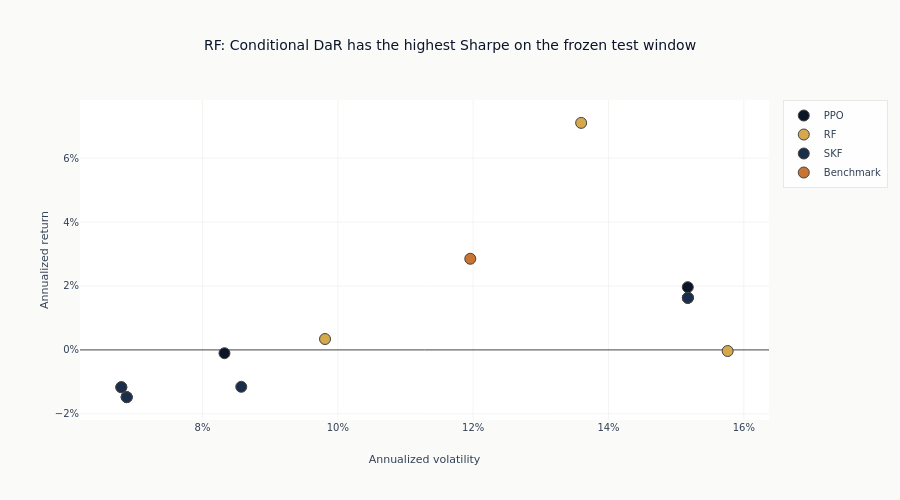

Notebook cell for this chart:
### Markdown cell above
The risk-return map retains every configuration but uses color only for library identity.
Hover labels carry the optimizer name, avoiding a thirteen-color legend.

### Code cell
eval_pd = eval_df.to_pandas()
library_order = ["PPO", "RF", "SKF", "Benchmark"]
library_colors = dict(zip(library_order, ml4t_palette(4, categorical=True), strict=True))
test_leader = str(eval_df.row(0, named=True)["portfolio"])

fig = go.Figure()
for library in library_order:
    subset = eval_pd.loc[eval_pd["library"] == library]
    fig.add_scatter(
        x=subset["annual_volatility"],
        y=subset["annual_return"],
        mode="markers",
        name=library,
        text=subset["portfolio"],
        customdata=subset[["sharpe", "max_drawdown"]],
        marker=dict(color=library_colors[library], size=11, line=dict(width=1)),
        hovertemplate=(
            "%{text}<br>Annual return=%{y:.1%}<br>Annual volatility=%{x:.1%}"
            "<br>Sharpe=%{customdata[0]:.2f}<br>Max drawdown=%{customdata[1]:.1%}<extra></extra>"
        ),
    )

fig.update_layout(
    title=f"{test_leader} has the highest Sharpe on the frozen test window",
    xaxis_title="Annualized volatility",
    yaxis_title="Annualized return",
    xaxis_tickformat=".0%",
    yaxis_tickformat=".0%",
    height=500,
)
fig.show()

### Figure 1 — Plotly figure (JSON) as saved in the notebook; plotly's stock layout.template omitted (floating-point values rounded to 4 significant figures)
{"data": [{"customdata": [[-0.05461, -0.3099], [-0.07619, -0.3116], [-0.4421, -0.1829], [-0.7156, -0.142], [-0.7521, -0.1452]], "hovertemplate": "%{text}<br>Annual return=%{y:.1%}<br>Annual volatility=%{x:.1%}<br>Sharpe=%{customdata[0]:.2f}<br>Max drawdown=%{customdata[1]:.1%}<extra></extra>", "marker": {"color": "#0a1628", "line": {"width": 1}, "size": 11}, "mode": "markers", "name": "PPO", "text": ["PPO: Shrinkage", "PPO: Max Sharpe", "PPO: HRP", "PPO: Min Vol", "PPO: Min CVaR"], "type": "scatter", "x": [0.1517, 0.1517, 0.08324, 0.068, 0.06879], "y": [0.01964, 0.0163, -0.001038, -0.01168, -0.01477]}, {"customdata": [[0.2841, -0.2539], [-0.07619, -0.3116], [-0.1724, -0.327], [-0.3161, -0.2003], [-0.7521, -0.1452]], "hovertemplate": "%{text}<br>Annual return=%{y:.1%}<br>Annual volatility=%{x:.1%}<br>Sharpe=%{customdata[0]:.2f}<br>Max drawdown=%{customdata[1]:.1%}<extra></extra>", "marker": {"color": "#D4A84B", "line": {"width": 1}, "size": 11}, "mode": "markers", "name": "RF", "text": ["RF: Conditional DaR", "RF: Std Dev", "RF: Max DD", "RF: Risk Parity", "RF: Min CVaR"], "type": "scatter", "x": [0.136, 0.1517, 0.1576, 0.0981, 0.06879], "y": [0.07103, 0.0163, -0.0003447, 0.003412, -0.01477]}, {"customdata": [[-0.0762, -0.3116], [-0.5501, -0.1926], [-0.7153, -0.142], [-0.7521, -0.1452]], "hovertemplate": "%{text}<br>Annual return=%{y:.1%}<br>Annual volatility=%{x:.1%}<br>Sharpe=%{customdata[0]:.2f}<br>Max drawdown=%{customdata[1]:.1%}<extra></extra>", "marker": {"color": "#1a2d4a", "line": {"width": 1}, "size": 11}, "mode": "markers", "name": "SKF", "text": ["SKF: Max Sharpe", "SKF: HRP", "SKF: Min Var", "SKF: Min CVaR"], "type": "scatter", "x": [0.1517, 0.08572, 0.068, 0.06879], "y": [0.0163, -0.01154, -0.01166, -0.01477]}, {"customdata": [[-0.0332, -0.2124]], "hovertemplate": "%{text}<br>Annual return=%{y:.1%}<br>Annual volatility=%{x:.1%}<br>Sharpe=%{customdata[0]:.2f}<br>Max drawdown=%{customdata[1]:.1%}<extra></extra>", "marker": {"color": "#C87533", "line": {"width": 1}, "size": 11}, "mode": "markers", "name": "Benchmark", "text": ["Equal Weight"], "type": "scatter", "x": [0.1196], "y": [0.02852]}], "layout": {"height": 500, "title": {"text": "RF: Conditional DaR has the highest Sharpe on the frozen test window"}, "xaxis": {"tickformat": ".0%", "title": {"text": "Annualized volatility"}}, "yaxis": {"tickformat": ".0%", "title": {"text": "Annualized return"}}}}
